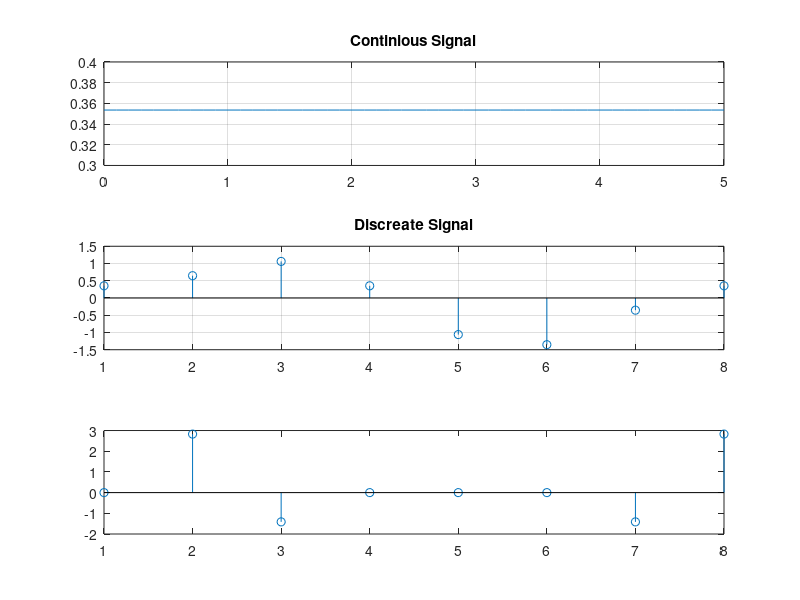

Reproduce this figure in MATLAB.
t = 0:0.1:5;
xin = sin(2*pi*1000*t)+0.5*sin(2*pi*2000*t+3*pi/4);
subplot(3,1,1);
plot(t,xin);
grid on;
title('Continious Signal');

fs=8000;
ts=1/fs;
N=8;
n=1:N;
x=sin(2*pi*1000*n*ts)+0.5*sin(2*pi*2000*n*ts+3*pi/4);
subplot(3,1,2);
stem(x)
grid on;
title('Discreate Signal')
X=fft(x,N);
subplot(3,1,3);
stem(X);


